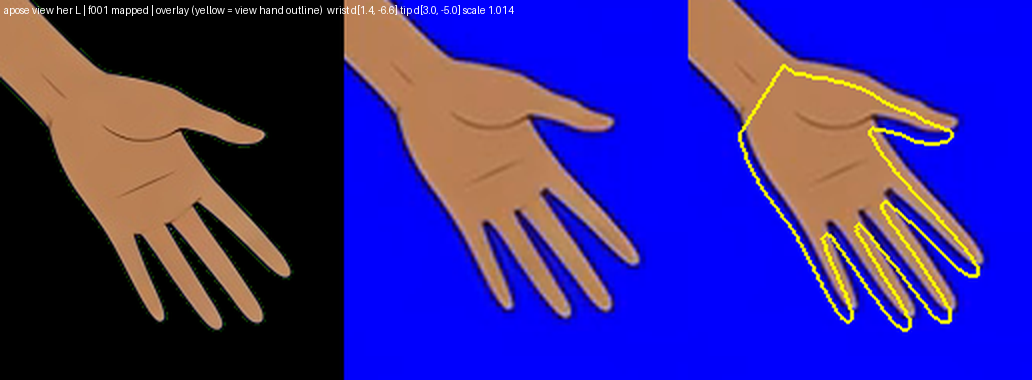
#> input picture hands/work/turn_check/handoff_f001_apose_L.png, 1032 x 380 px, given in place of f001.png, which was not available
$ python sheet.py
#> lines starting #> are read from the running program, lines starting #| are printed output that depends on the picture; pictures that were not available may be replaced by others from this repository, and a replacement may not be noted
import numpy as np,json
from PIL import Image,ImageDraw
FR='/workspace/shadowveil/reference/apose_turn/frames'
J={r['f']:r for r in json.load(open('sweep2.json'))}
#> (reads hands/work/turn_check/sweep2.json from the repository)
AF=[('0','f001'),('45','f035'),('90','f057'),('135','f086'),('180','f109'),('225','f133'),('270','f164'),('315','f189')]
Z=3; CW=150; CH=150
def crop(im,h,cxy=None):
    if h: x,y=h['wrist']; ax=np.array(h['axis']); c=np.array([x,y])+ax*h['L']*0.5
    else: c=np.array(cxy)
    b=(int(c[0]-CW/2),int(c[1]-CH/2)); t=im.crop((b[0],b[1],b[0]+CW,b[1]+CH)).resize((CW*Z,CH*Z),Image.LANCZOS); d=ImageDraw.Draw(t)
    if h:
        P=lambda p:((p[0]-b[0])*Z,(p[1]-b[1])*Z)
        w=P(h['wrist']); d.ellipse((w[0]-5,w[1]-5,w[0]+5,w[1]+5),outline='red',width=2)
        e=P(np.array(h['wrist'])+np.array(h['axis'])*h['L']); d.line([w,e],fill='yellow',width=1)
        if h['palm_len']:
            pl=np.array(h['wrist'])+np.array(h['axis'])*h['palm_len']; nv=np.array([-h['axis'][1],h['axis'][0]])
            d.line([P(pl-nv*25),P(pl+nv*25)],fill='cyan',width=1)
        for tp in h['tip_pts']: q=P(tp); d.ellipse((q[0]-4,q[1]-4,q[0]+4,q[1]+4),fill='lime')
    return t,d
def main(rows,fname,title):
#> called with fname = 'turn_hands_sheet.png'
    W=Image.new('RGB',(200+2*CW*Z,len(rows)*CH*Z+30),'black'); D=ImageDraw.Draw(W); D.text((5,5),title,fill='white')
#> after `W = Image.new('RGB', (200 + 2 * CW * Z, len(rows) * CH * Z + 30), 'bla`: W: PIL image 1100x3630 RGB; every value is 0
    for k,(lab,f) in enumerate(rows):
        r=J[f]; im=Image.open(f'{FR}/{f}.png').convert('RGB'); y=30+k*CH*Z
#> in main, im is the input picture: PIL image 1032x380 RGB; mean R, G, B 54.8, 39.9, 140.8
        th=im.resize((192,292)); W.paste(th,(4,y)); D.text((6,y+300),f'{f}  target {lab}  est {r["theta"]}',fill='white')
#> after `th = im.resize((192, 292))`:
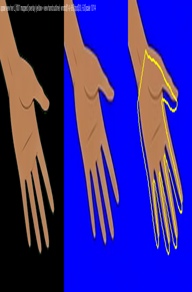
#> th: PIL image 192x292 RGB; mean R, G, B 54.8, 40, 140.8
#> after `W.paste(th, (4, y))`:
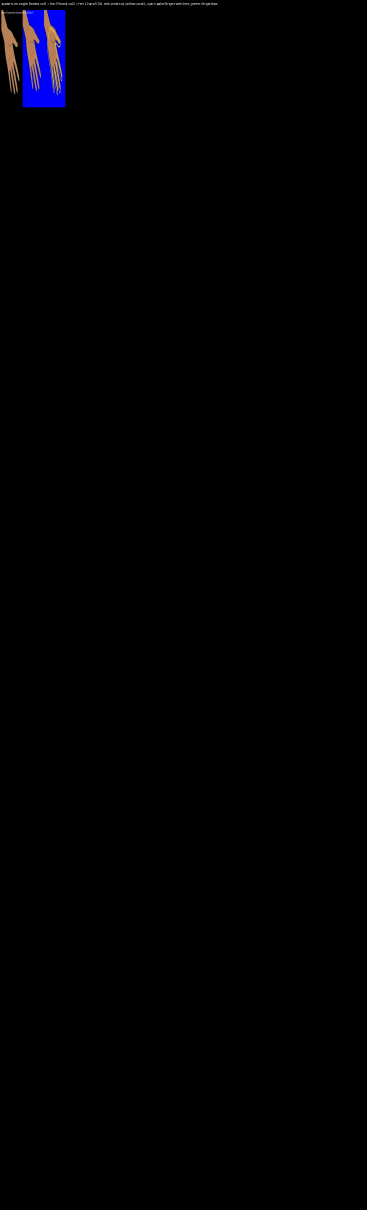
#> W: PIL image 1100x3630 RGB (shown at 1/3 size); mean R, G, B 0.9, 0.6, 2.1
        # her R shown in left column, her L in right column
        for col,s in enumerate('RL'):
            h=r['hands'].get(s)
            MAN={'f057':('L',(422,540)),'f164':('R',(351,535))}
            if f in MAN:
                ns,cxy=MAN[f]
                if s==ns: t,d=crop(im,None,cxy); d.text((6,6),f'her {s} (near): lies on hip/thigh, NOT separable from body silhouette',fill='white')
                else: t=Image.new('RGB',(CW*Z,CH*Z),(40,40,40)); d=ImageDraw.Draw(t); d.text((6,6),f'her {s} (far): occluded behind body',fill='white')
            elif h is None:
                t,d=crop(im,None,(r['cx']+(-60 if (s=='R')==(r['theta']<90 or r['theta']>270) else 60),560)); d.text((6,6),f'her {s}: no separable arm component (profile overlap)',fill='white')
            else:
                t,d=crop(im,h)
                pl=h['palm_len']; d.text((6,6),f"her {s}  tips {h['tips']}  L {h['L']:.0f}px  palm {('%.0f'%pl) if pl else '-'}px  pw {('%.0f'%h['palm_w']) if h['palm_w'] else '-'}px  thumb {h['thumb_side']} (exp {h['thumb_expected']})",fill='white')
            W.paste(t,(200+col*CW*Z,y))
#> this loop made 2 passes
#> pass 1, in main, `t,d=crop(im,h)`:
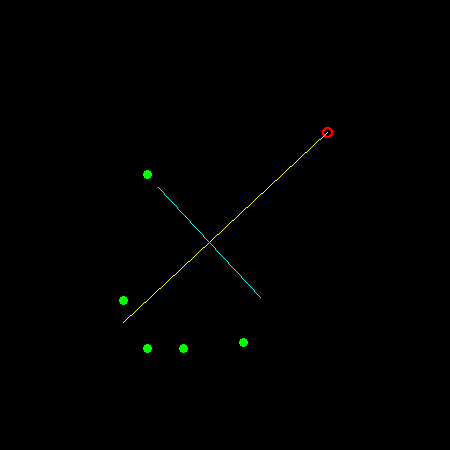
#> t: PIL image 450x450 RGB; mean R, G, B 0.3, 0.8, 0.1
#> pass 2 of the loop in main, `for k,(lab,f) in enumerate(rows):`:
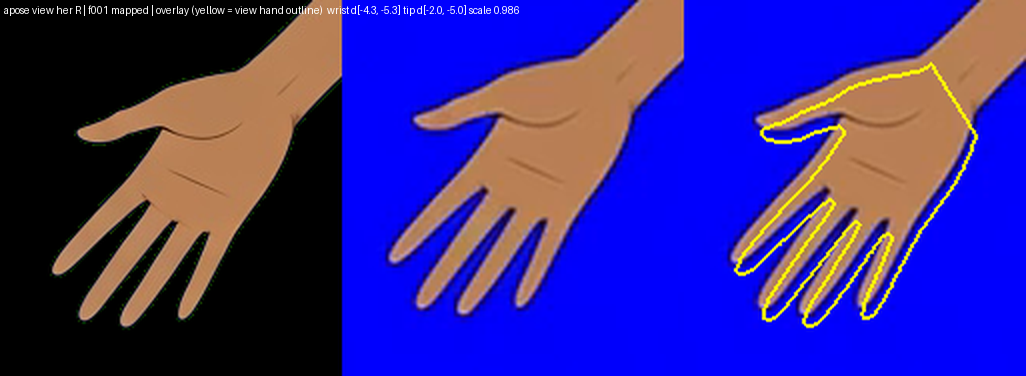
#> input picture hands/work/turn_check/handoff_f001_apose_R.png, 1026 x 376 px, given in place of f035.png, which was not available
#> in main, im is the input picture: PIL image 1026x376 RGB; mean R, G, B 55.7, 40.5, 140.1
#> in main, `W.paste(th, (4, y))`:
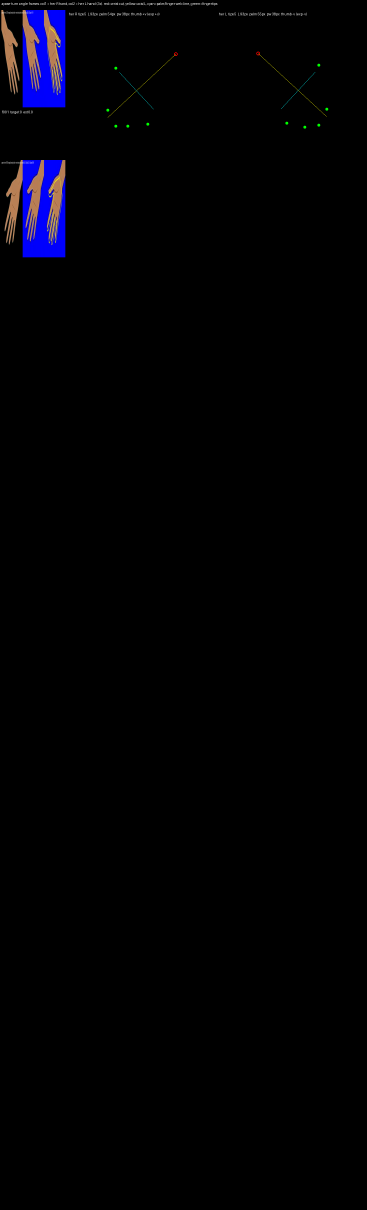
#> W: PIL image 1100x3630 RGB (shown at 1/3 size); mean R, G, B 1.8, 1.4, 4.1
#> the loop in main, `for col,s in enumerate('RL'):` made 2 passes
#> pass 1, in main, `t,d=crop(im,h)`:
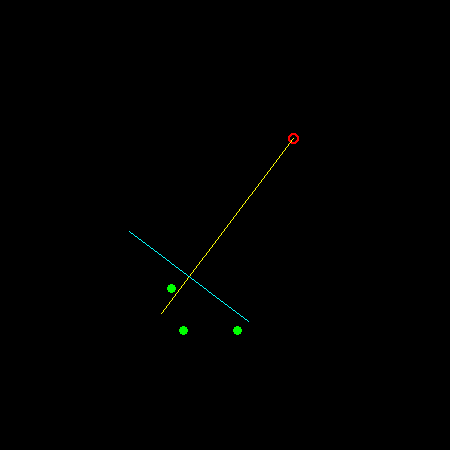
#> t: PIL image 450x450 RGB; mean R, G, B 0.3, 0.6, 0.2
    W.save(fname)
if __name__=='__main__':
    import sys
#> (the run stopped early here; a loop or call above may not have finished)
